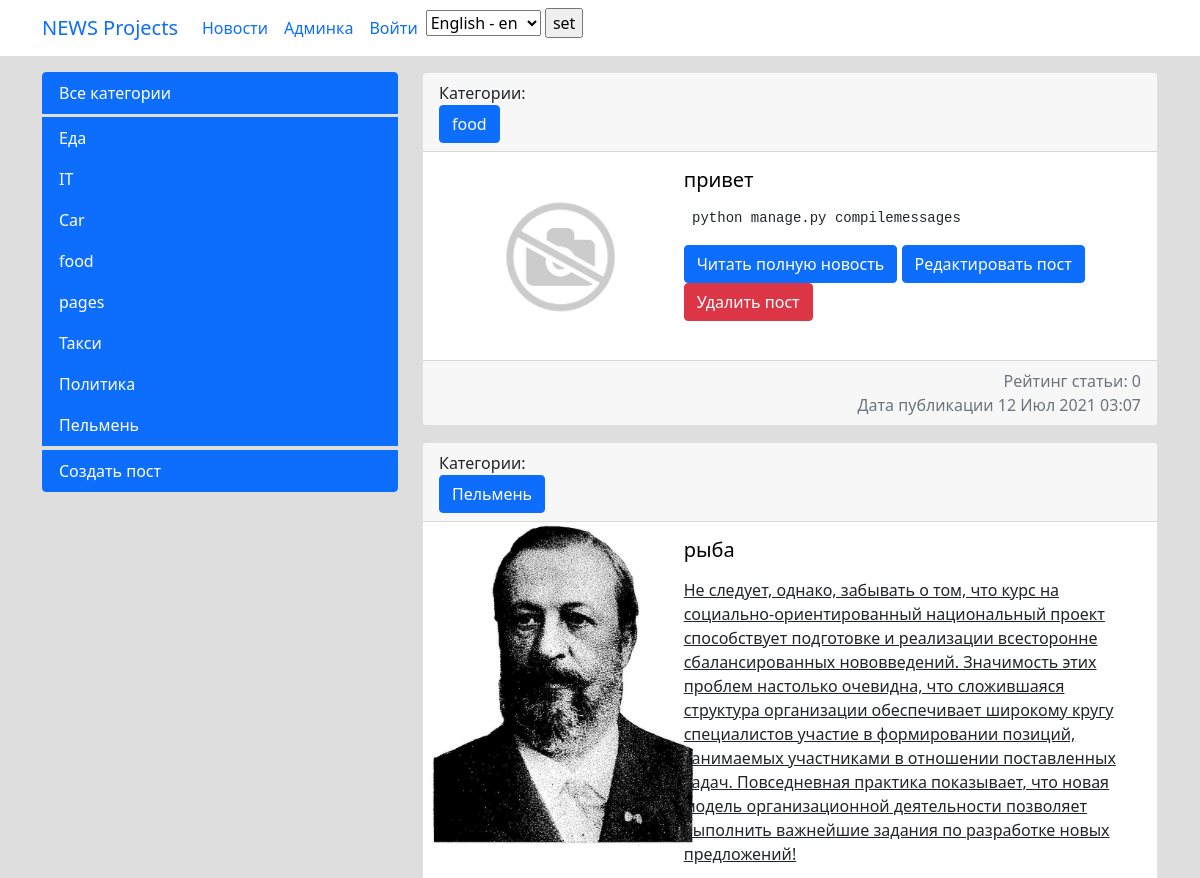
Before: /news/ (upper part) with the older database file.
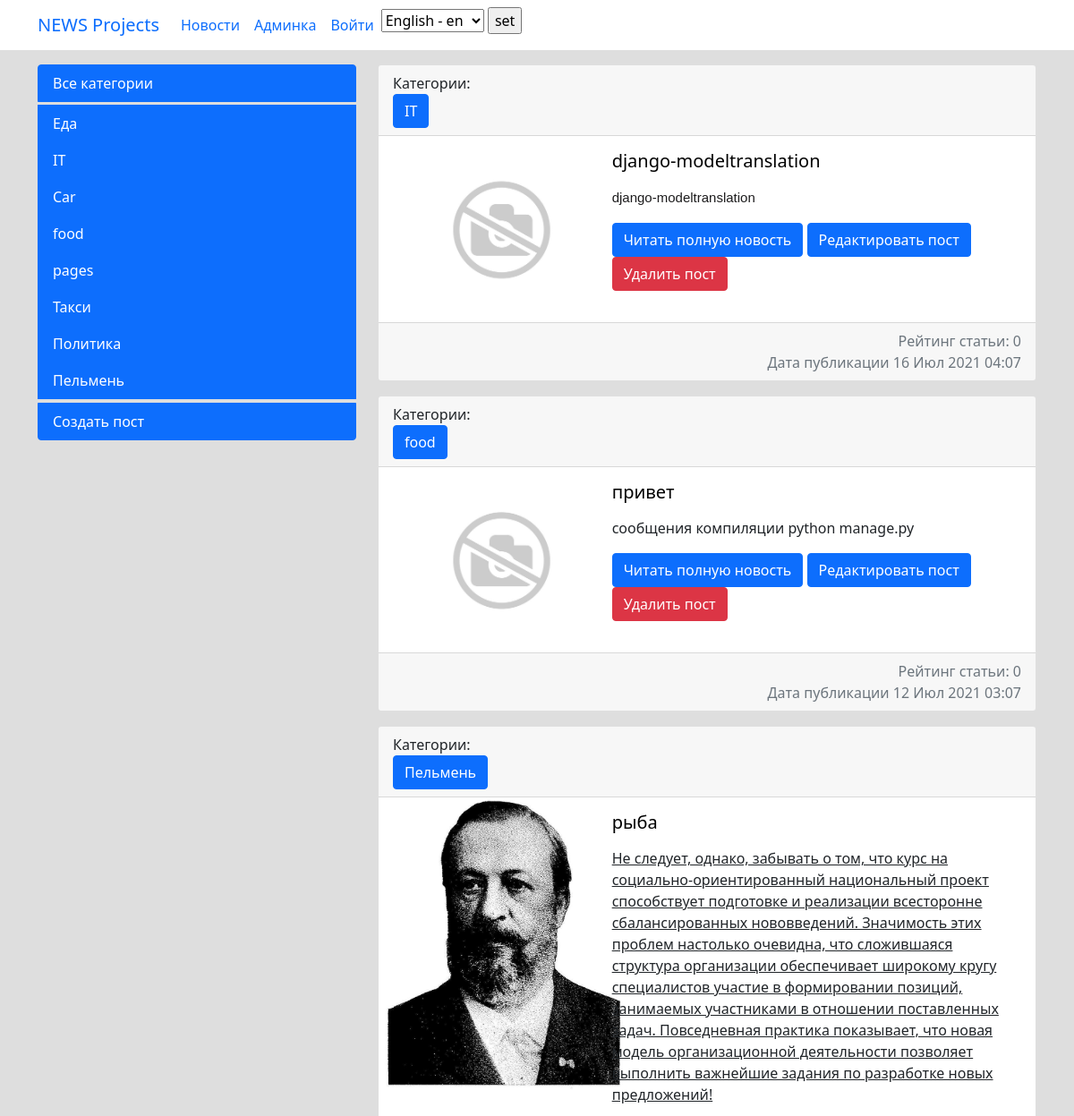
After: the same page with the newer database file.
### news/models.py (models this page shows, shortened)
class Category(models.Model):
    category_name = models.CharField(max_length=64, unique=True)
    subscribers = models.ManyToManyField(User, blank=True, null=True)
    class Meta:
        verbose_name = 'Категория'
        verbose_name_plural = 'Категории'
    def __str__(self):
        return self.category_name

class Post(models.Model):
    PostAuthor = models.ForeignKey(Author, on_delete=models.CASCADE, verbose_name='Автор поста')
    PostNews = 'PN'
    PostArticle = 'PA'
    POSITIONS = [
        (PostArticle, 'Статья'),
        (PostNews, 'Новость'),
    ]
    postCategory = models.ManyToManyField(Category, verbose_name='Категория поста',  through='PostCategory')
    title = models.CharField(max_length=50, verbose_name='Название')
    positions = models.CharField(max_length=2, choices=POSITIONS, default=PostArticle, verbose_name='Тип поста')
    category_id = models.ForeignKey(Category, verbose_name='Категория', null=True, on_delete=models.CASCADE, related_name='category_id')
    data = models.DateTimeField(auto_now_add=True, verbose_name='Дата создания')
    data_update = models.DateTimeField(auto_now=True, verbose_name='Дата редактирования')
    photo = models.ImageField(upload_to='photos/%Y/%m/%d/', verbose_name='Фото', blank=True, default='/photos/def/1.jpg/')
    previewName = models.CharField(max_length=128, verbose_name='Превью поста')
    text = RichTextField(blank=True, null=True, verbose_name='Текст поста')
    rating = models.SmallIntegerField(default=0, verbose_name='Рейтинг')
    public = models.BooleanField(default=True, verbose_name='Опубликовано')
    comments = GenericRelation(Comment)
    class Meta:
        verbose_name = 'Пост'
        verbose_name_plural = 'Посты'

### news/views.py (the view)
# urls.py: path('news/', include('news.urls')),
class news(ListView):
    model = Post
    template_name = 'news.html'
    context_object_name = 'news'
    def get_context_data(self, **kwargs):
        context = super().get_context_data(**kwargs)
        context['cate'] = Category.objects.all()
        return context
    def get_queryset(self):
        return Post.objects.filter(public=True).order_by('-data')

### news/templatetags/custom_filters.py (called while the page is built)
@register.filter(name='censor_filter')
def censor_filter(value):
    for i in bad_words:
        value = value.lower()
        value = value.replace(i, '***')
    return value

### templates/news.html (shortened to what this page needs)
{%extends 'flatpages/base.html'%} {% load custom_filters %}  {% load i18n %}
{%block sidebar%}
{% load cache %}
{% cache 60 sidebar %}
    <div class="col-md-4">
        <div class="list-group">
            <a href="{% url 'start_news' %}" class="list-group-item list-group-item active mb-1">{% trans "Все категории" %}</a>
            {%for el in cate%}
            <a href="{% url 'cate_filter' el.pk %}" class="list-group-item list-group-item-action active">{{el.category_name}}</a>
            {%endfor%}
            <a href="{% url 'news_add' %}" class="list-group-item list-group-item active mt-1">{% trans "Создать пост" %}</a>
        </div>
    </div>
{%endcache%}
{%endblock%}
{%block content%}
<div class="col-md-8">
    {%for el in news%}
    <div class="card mb-3">
        <div class="card-header">
            {% trans "Категории:" %}
            <form action="{% url 'category_detail' el.category_id.pk %}"><input class="btn btn-primary " type="submit"
                                                                                value="{{el.category_id}}"></form>
        </div>
        <div class="row g-0">
            <div class="col-md-4">
                {%if el.photo%}
                <img src="{{el.photo.url}}" alt="" width="275" class="mr-3">
                {%endif%}
            </div>
            <div class="col-md-8">
                <div class="card-body">
                    <h5 class="card-title"><a style="color: #000000;" href="{% url 'news_detail' el.id %}">{{ el.title|censor_filter }}</a></h5>
                    <p class="card-text">{{ el.text|truncatewords:150|safe }}</p> <a
                        href="{% url 'news_detail' el.id %}" class="btn btn-primary">{% trans "Читать полную новость" %}</a>
                    <a href="{% url 'news_update' el.id %}" class="btn btn-primary">{% trans "Редактировать пост" %}</a>
                    <a href="{% url 'news_delete' el.id %}" class="btn btn-danger">{% trans "Удалить пост" %}</a>
                </div>
            </div>
            <br>
            <div
                    class="card-footer text-muted " style="text-align: right;">{% trans "Рейтинг статьи:" %} {{el.rating}}<br>
                {% trans "Дата публикации" %} {{ el.data|date:'d M Y H:m' }}
            </div>
        </div>
    </div>
    {% empty %}
        <h3>{% trans "Постов нет в данной категории" %}</h3>
    {%endfor%}
</div>
{%endblock%}

### templates/flatpages/base.html (shortened to what this page needs)
{% load i18n %}
<!doctype html>
<html lang="en">
<head> {% load custom_filters %} {% load static %}
    <link href="{% static 'css/styles.css' %}" rel="stylesheet">
</head>
<body>
{% include 'flatpages/inc/_nav.html' %}
<div class="container mt-3">
    <div class="row">
        {%block sidebar%} {%endblock%}
        {%block content%} {%endblock%}
    </div>
</div>
</body>
</html>

### templates/flatpages/inc/_nav.html (shortened to what this page needs)
{% load i18n %}
<nav class="navbar navbar-expand-lg navbar-black bg-white static-top">
    <div class="container">
        <a class="navbar-brand" href="/news/">NEWS Projects</a>
        <div class="collapse navbar-collapse" id="navbarResponsive">
            <ul class="navbar-nav ml-auto">
                <li class="nav-item">
                    <a class="nav-link" href="/news/">{% trans "Новости" %}</a>
                </li>
                <li class="nav-item">
                    <a class="nav-link" href="/admin/">{% trans "Админка" %}</a>
                </li>
                {% if user.is_authenticated %}
                <a class="nav-link" href="/sign/logout/">{% trans "Выйти" %}</a>
                {%else%}
                <a class="nav-link" href="/accounts/login/">{% trans "Войти" %}</a>
                {% endif %}
                <form action="{% url 'set_language' %}" method="POST"> {% csrf_token %}
                    <select name="language" id="">
                        {% get_available_languages as LANGUAGES %}
                        {% get_language_info_list for LANGUAGES as languages %}
                        {% for language in languages %}
                        <option value="{{ language.code }}" {% if language.code == LANGUAGE_CODE %} selected {% endif %}>
                            {{ language.name_local }} - {{ language.code }}
                        </option>
                        {% endfor %}
                    </select>
                    <input type="submit" value="set">
                </form>
            </ul>
        </div>
    </div>
</nav>

Changed rows visible on the page:
added Post: category_id "IT", photo (picture), title|censor_filter "django-modeltranslation", text "django-modeltranslation", rating "0", data "16 Июл 2021 04:07"
changed Post "привет": text "python manage.py compilemessages" → "сообщения компиляции python manage.py"
